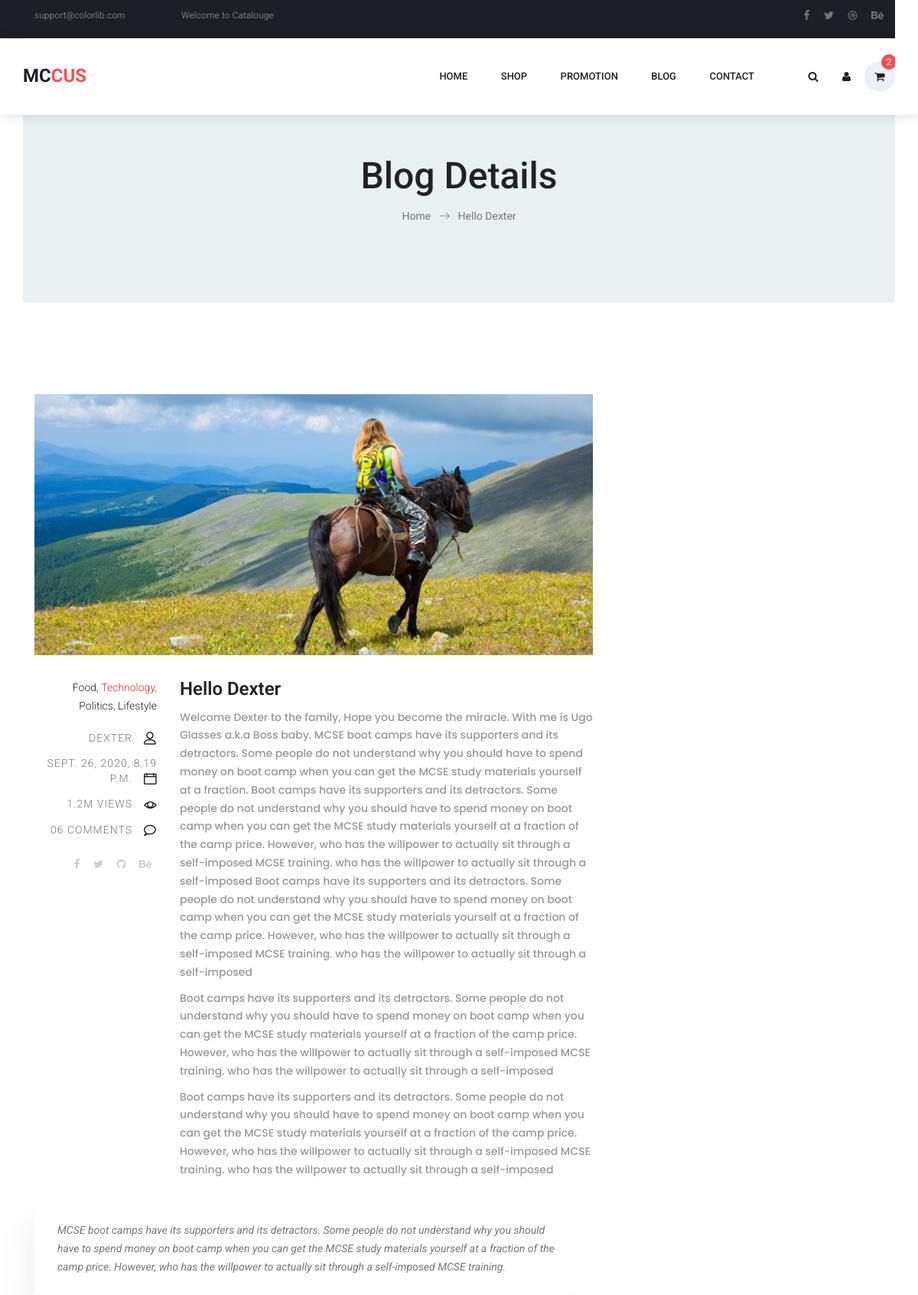
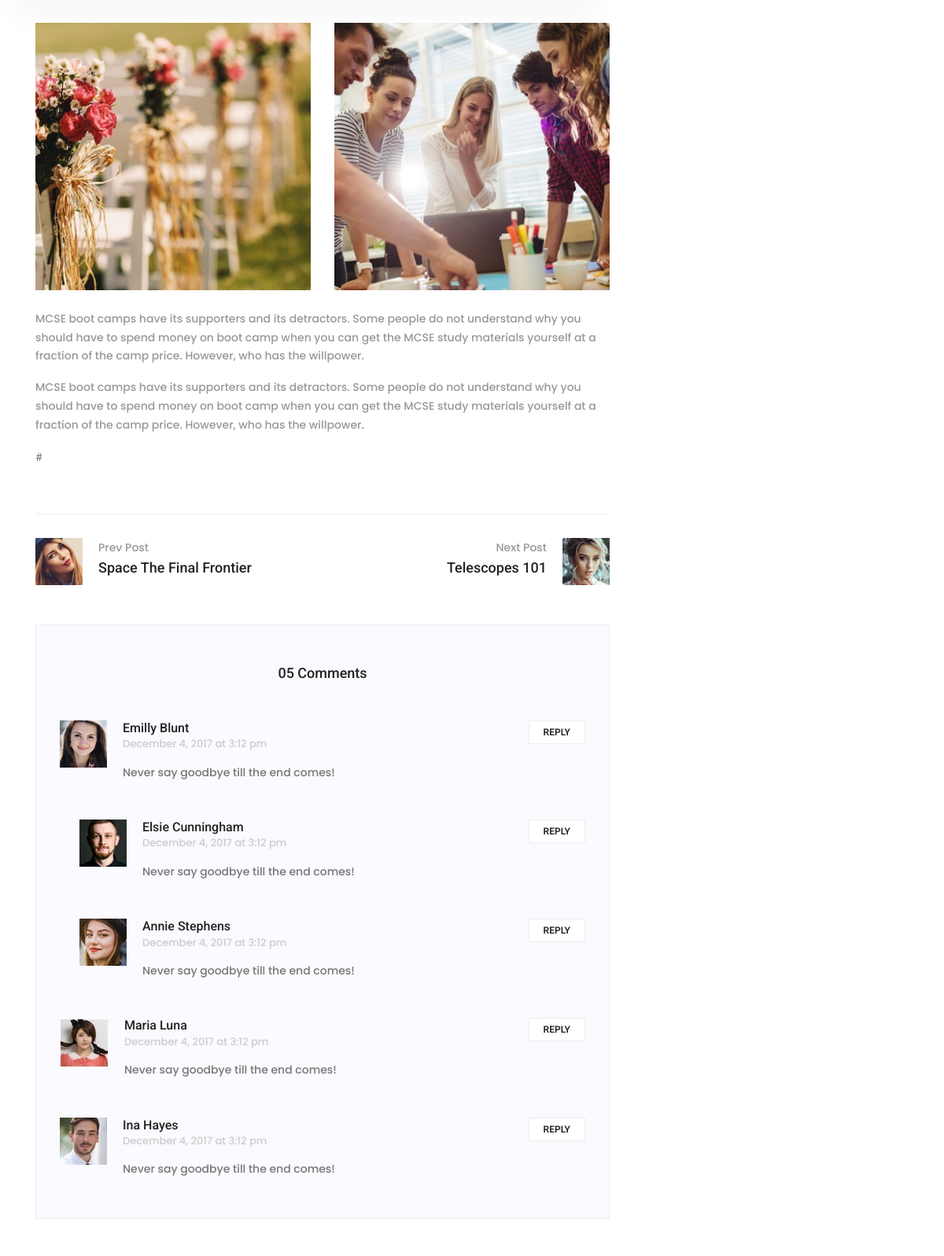
The app's page /blog/1/ (signed in, upper part) with its own data (2 pictures, top to bottom).
### blog/models.py (models this page shows, shortened)
class Post(models.Model):
    title = models.CharField(max_length=255)
    author = models.ForeignKey(
        get_user_model(),
        on_delete=models.CASCADE,
    )
    body = models.TextField()
    created_at = models.DateTimeField(auto_now_add=True)

### users/models.py (models this page shows)
class CustomUser(AbstractUser):
    age = models.PositiveIntegerField(null=True, blank=True)

### blog/views.py (the view)
# urls.py: path('<int:pk>/', BlogDetailView.as_view(), name='blog_detail'),
class BlogDetailView(LoginRequiredMixin, DetailView):
    model = Post
    template_name = 'blog_detail.html'
    login_url = 'login'

### templates/blog_detail.html (shortened to what this page needs)
{% extends 'base3.html' %}
{% block content %}
<section class="banner_area">
    <div class="banner_inner d-flex align-items-center">
        <div class="container">
            <div class="banner_content text-center">
                <h2>Blog Details</h2>
                <div class="page_link">
                    <a href="{% url 'home' %}">Home</a>
                    <a href="#">{{object.title}}</a>
                </div>
            </div>
        </div>
    </div>
</section>
    <section class="blog_area single-post-area p_120">
        <div class="container">
            <div class="row">
                <div class="col-lg-8 posts-list">
                    <div class="single-post row">
                        <div class="col-lg-12">
                            <div class="feature-img">
                                <img class="img-fluid" src="img/blog/feature-img1.jpg" alt="">
                            </div>
                        </div>
                        <div class="col-lg-3  col-md-3">
                            <div class="blog_info text-right">
                                <div class="post_tag">
                                    <a href="#">Food,</a>
                                    <a class="active" href="#">Technology,</a>
                                    <a href="#">Politics,</a>
                                    <a href="#">Lifestyle</a>
                                </div>
                                <ul class="blog_meta list">
                                    <li><a href="#">{{ post.author }}<i class="lnr lnr-user"></i></a></li>
                                    <li><a href="#">{{ post.created_at }}<i class="lnr lnr-calendar-full"></i></a></li>
                                    <li><a href="#">1.2M Views<i class="lnr lnr-eye"></i></a></li>
                                    <li><a href="#">06 Comments<i class="lnr lnr-bubble"></i></a></li>
                                </ul>
                                <ul class="social-links">
                                    <li><a href="#"><i class="fa fa-facebook"></i></a></li>
                                    <li><a href="#"><i class="fa fa-twitter"></i></a></li>
                                    <li><a href="#"><i class="fa fa-github"></i></a></li>
                                    <li><a href="#"><i class="fa fa-behance"></i></a></li>
                                </ul>
                            </div>
                        </div>
                        <div class="col-lg-9 col-md-9 blog_details">
                            <h2>{{ post.title }}</h2>
                            <p class="excert">
                                {{ post.body }}                            </p>
                            <p>
                                Boot camps have its supporters and its detractors. Some people do not understand why you should have to spend money on boot camp when you can get the MCSE study materials yourself at a fraction of the camp price. However, who has the willpower to actually sit through a self-imposed MCSE training. who has the willpower to actually sit through a self-imposed
                            </p>
                            <p>
                                Boot camps have its supporters and its detractors. Some people do not understand why you should have to spend money on boot camp when you can get the MCSE study materials yourself at a fraction of the camp price. However, who has the willpower to actually sit through a self-imposed MCSE training. who has the willpower to actually sit through a self-imposed
                            </p>
                        </div>
                        <div class="col-lg-12">
                            <div class="quotes">
                                MCSE boot camps have its supporters and its detractors. Some people do not understand why you should have to spend money on boot camp when you can get the MCSE study materials yourself at a fraction of the camp price. However, who has the willpower to actually sit through a self-imposed MCSE training.
                            </div>
                            <div class="row">
                                <div class="col-6">
                                    <img class="img-fluid" src="listashop/img/blog/post-img1.jpg" alt="post">
                                </div>
                                <div class="col-6">
                                    <img class="img-fluid" src="listashop/img/blog/post-img2.jpg" alt="post">
                                </div>
                                <div class="col-lg-12 mt-25">
                                    <p>
                                        MCSE boot camps have its supporters and its detractors. Some people do not understand why you should have to spend money on boot camp when you can get the MCSE study materials yourself at a fraction of the camp price. However, who has the willpower.
                                    </p>
                                    <p>
                                        MCSE boot camps have its supporters and its detractors. Some people do not understand why you should have to spend money on boot camp when you can get the MCSE study materials yourself at a fraction of the camp price. However, who has the willpower.
                                    </p>
                                </div>
                            </div>#
                    <div class="navigation-area">
                        <div class="row">
                            <div class="col-lg-6 col-md-6 col-12 nav-left flex-row d-flex justify-content-start align-items-center">
                                <div class="thumb">
                                    <a href="#"><img class="img-fluid" src="img/blog/prev.jpg" alt=""></a>
                                </div>
                                <div class="arrow">
                                    <a href="#"></a>
                                </div>
                                <div class="detials">
                                    <p>Prev Post</p>
                                    <a href="#"><h4>Space The Final Frontier</h4></a>
                                </div>
                            </div>
                            <div class="col-lg-6 col-md-6 col-12 nav-right flex-row d-flex justify-content-end align-items-center">
                                <div class="detials">
                                    <p>Next Post</p>
                                    <a href="#"><h4>Telescopes 101</h4></a>
                                </div>
                                <div class="arrow">
                                    <a href="#"></a>
                                </div>
                                <div class="thumb">
                                    <a href="#"><img class="img-fluid" src="img/blog/next.jpg" alt=""></a>
                                </div>
                            </div>
                        </div>
                    </div>
                    <div class="comments-area">
                        <h4>05 Comments</h4>
                        <div class="comment-list">
                            <div class="single-comment justify-content-between d-flex">
                                <div class="user justify-content-between d-flex">
                                    <div class="thumb">
                                        <img src="img/blog/c1.jpg" alt="">
                                    </div>
                                    <div class="desc">
                                        <h5><a href="#">Emilly Blunt</a></h5>
                                        <p class="date">December 4, 2017 at 3:12 pm </p>
                                        <p class="comment">
                                            Never say goodbye till the end comes!
                                        </p>
                                    </div>
                                </div>
                                <div class="reply-btn">
                                       <a href="" class="btn-reply text-uppercase">reply</a>
                                </div>
                            </div>
                        </div>
                        <div class="comment-list left-padding">
                            <div class="single-comment justify-content-between d-flex">
                                <div class="user justify-content-between d-flex">
                                    <div class="thumb">
                                        <img src="img/blog/c2.jpg" alt="">
                                    </div>
                                    <div class="desc">
                                        <h5><a href="#">Elsie Cunningham</a></h5>
                                        <p class="date">December 4, 2017 at 3:12 pm </p>
                                        <p class="comment">
                                            Never say goodbye till the end comes!
                                        </p>
                                    </div>
                                </div>
                                <div class="reply-btn">
                                       <a href="" class="btn-reply text-uppercase">reply</a>
                                </div>
                            </div>
                        </div>
                        <div class="comment-list left-padding">
                            <div class="single-comment justify-content-between d-flex">
                                <div class="user justify-content-between d-flex">
                                    <div class="thumb">
                                        <img src="img/blog/c3.jpg" alt="">
                                    </div>
                                    <div class="desc">
                                        <h5><a href="#">Annie Stephens</a></h5>
                                        <p class="date">December 4, 2017 at 3:12 pm </p>
                                        <p class="comment">
                                            Never say goodbye till the end comes!
                                        </p>
                                    </div>
                                </div>
                                <div class="reply-btn">
                                       <a href="" class="btn-reply text-uppercase">reply</a>
                                </div>
                            </div>
                        </div>
                        <div class="comment-list">
                            <div class="single-comment justify-content-between d-flex">
                                <div class="user justify-content-between d-flex">
                                    <div class="thumb">
                                        <img src="img/blog/c4.jpg" alt="">
                                    </div>
                                    <div class="desc">
                                        <h5><a href="#">Maria Luna</a></h5>
                                        <p class="date">December 4, 2017 at 3:12 pm </p>
                                        <p class="comment">
                                            Never say goodbye till the end comes!
                                        </p>
                                    </div>
                                </div>
                                <div class="reply-btn">
                                       <a href="" class="btn-reply text-uppercase">reply</a>
                                </div>
                            </div>
                        </div>
                        <div class="comment-list">
                            <div class="single-comment justify-content-between d-flex">
                                <div class="user justify-content-between d-flex">
                                    <div class="thumb">
                                        <img src="img/blog/c5.jpg" alt="">
                                    </div>
                                    <div class="desc">
                                        <h5><a href="#">Ina Hayes</a></h5>
                                        <p class="date">December 4, 2017 at 3:12 pm </p>
                                        <p class="comment">
                                            Never say goodbye till the end comes!
                                        </p>
                                    </div>
                                </div>
                                <div class="reply-btn">
                                       <a href="" class="btn-reply text-uppercase">reply</a>
                                </div>
                            </div>
                        </div>
                    </div>
                </div>
            </div>
        </div>
    </section>
{% endblock content %}

### pages/static/styles/main_styles.css (style rules this page uses)
* { margin: 0; padding: 0; }
body { font-family: 'Poppins', sans-serif; font-size: 14px; line-height: 23px; font-weight: 400; background: #FFFFFF; color: #1e1e27; }
div { display: block; position: relative; -webkit-box-sizing: border-box; -moz-box-sizing: border-box; box-sizing: border-box; }
ul { list-style: none; margin-bottom: 0px; }
p { font-family: 'Poppins', sans-serif; font-size: 14px; line-height: 1.7; font-weight: 500; color: #989898; -webkit-font-smoothing: antialiased; -webkit-text-shadow: rgba(0,0,0,.01) 0 0 1px; text-shadow: rgba(0,0,0,.01) 0 0 1px; }
a, a:hover, a:visited, a:active, a:link { text-decoration: none; -webkit-font-smoothing: antialiased; -webkit-text-shadow: rgba(0,0,0,.01) 0 0 1px; text-shadow: rgba(0,0,0,.01) 0 0 1px; }
h2 { font-size: 40px; }
h4 { font-size: 24px; }
h5 { font-size: 16px; }
h1, h2, h3, h4, h5, h6 { color: #282828; -webkit-font-smoothing: antialiased; -webkit-text-shadow: rgba(0,0,0,.01) 0 0 1px; text-shadow: rgba(0,0,0,.01) 0 0 1px; }
section { display: block; position: relative; box-sizing: border-box; }
.blog_meta { font-size: 12px; line-height: 30px; font-weight: 400; text-transform: uppercase; color: #51545f; margin-bottom: 0px; margin-top: 3px; letter-spacing: 1px; }

### records on screen
Post: title "Hello Dexter", author "DEXTER", created_at "SEPT. 26, 2020, 8:19 P.M.", body "Welcome Dexter to the family, Hope you become the miracle. With me is Ugo Glasses a.k.a Boss baby. MCSE boot camps have its supporters and its detractors. Some people do not understand why you should have to spend money on boot camp when you can get the MCSE study materials yourself at a fraction. Boot camps have its supporters and its detractors. Some people do not understand why you should have to spend money on boot camp when you can get the MCSE study materials yourself at a fraction of the camp price. However, who has the willpower to actually sit through a self-imposed MCSE training. who has the willpower to actually sit through a self-imposed Boot camps have its supporters and its…"
